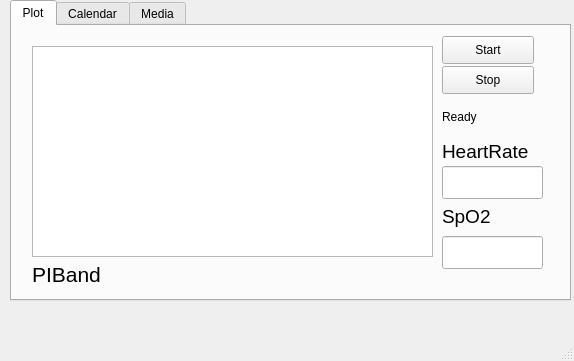
<?xml version="1.0" encoding="UTF-8"?>
<ui version="4.0">
 <class>MainWindow</class>
 <widget class="QMainWindow" name="MainWindow">
  <property name="geometry">
   <rect>
    <x>0</x>
    <y>0</y>
    <width>574</width>
    <height>361</height>
   </rect>
  </property>
  <property name="windowTitle">
   <string>MainWindow</string>
  </property>
  <widget class="QWidget" name="centralwidget">
   <widget class="QTabWidget" name="tabWidget">
    <property name="geometry">
     <rect>
      <x>10</x>
      <y>0</y>
      <width>561</width>
      <height>301</height>
     </rect>
    </property>
    <property name="currentIndex">
     <number>0</number>
    </property>
    <widget class="QWidget" name="tab">
     <attribute name="title">
      <string>Plot</string>
     </attribute>
     <widget class="QPushButton" name="startButton">
      <property name="geometry">
       <rect>
        <x>430</x>
        <y>10</y>
        <width>92</width>
        <height>28</height>
       </rect>
      </property>
      <property name="text">
       <string>Start</string>
      </property>
     </widget>
     <widget class="QPushButton" name="stopButton">
      <property name="geometry">
       <rect>
        <x>430</x>
        <y>40</y>
        <width>92</width>
        <height>28</height>
       </rect>
      </property>
      <property name="text">
       <string>Stop</string>
      </property>
     </widget>
     <widget class="QLabel" name="label_4">
      <property name="geometry">
       <rect>
        <x>430</x>
        <y>80</y>
        <width>67</width>
        <height>21</height>
       </rect>
      </property>
      <property name="text">
       <string>Ready</string>
      </property>
     </widget>
     <widget class="QtCharts::QChartView" name="graphicsView">
      <property name="geometry">
       <rect>
        <x>20</x>
        <y>20</y>
        <width>401</width>
        <height>211</height>
       </rect>
      </property>
     </widget>
     <widget class="QLabel" name="label_5">
      <property name="geometry">
       <rect>
        <x>430</x>
        <y>110</y>
        <width>91</width>
        <height>31</height>
       </rect>
      </property>
      <property name="font">
       <font>
        <pointsize>14</pointsize>
       </font>
      </property>
      <property name="text">
       <string>HeartRate</string>
      </property>
     </widget>
     <widget class="QLineEdit" name="lineEdit_2">
      <property name="geometry">
       <rect>
        <x>430</x>
        <y>140</y>
        <width>101</width>
        <height>33</height>
       </rect>
      </property>
     </widget>
     <widget class="QLabel" name="label_6">
      <property name="geometry">
       <rect>
        <x>430</x>
        <y>180</y>
        <width>91</width>
        <height>21</height>
       </rect>
      </property>
      <property name="font">
       <font>
        <pointsize>14</pointsize>
       </font>
      </property>
      <property name="text">
       <string>SpO2</string>
      </property>
     </widget>
     <widget class="QLineEdit" name="lineEdit_3">
      <property name="geometry">
       <rect>
        <x>430</x>
        <y>210</y>
        <width>101</width>
        <height>33</height>
       </rect>
      </property>
     </widget>
     <widget class="QLabel" name="label">
      <property name="geometry">
       <rect>
        <x>20</x>
        <y>240</y>
        <width>141</width>
        <height>16</height>
       </rect>
      </property>
      <property name="font">
       <font>
        <pointsize>16</pointsize>
       </font>
      </property>
      <property name="text">
       <string>PIBand</string>
      </property>
     </widget>
    </widget>
    <widget class="QWidget" name="tab_3">
     <attribute name="title">
      <string>Calendar</string>
     </attribute>
     <widget class="QCalendarWidget" name="calendarWidget">
      <property name="geometry">
       <rect>
        <x>10</x>
        <y>20</y>
        <width>311</width>
        <height>231</height>
       </rect>
      </property>
      <property name="locale">
       <locale language="English" country="UnitedStates"/>
      </property>
     </widget>
     <widget class="QLabel" name="label_2">
      <property name="geometry">
       <rect>
        <x>340</x>
        <y>20</y>
        <width>111</width>
        <height>16</height>
       </rect>
      </property>
      <property name="text">
       <string>Today's Plan</string>
      </property>
     </widget>
     <widget class="QLineEdit" name="lineEdit">
      <property name="geometry">
       <rect>
        <x>570</x>
        <y>50</y>
        <width>41</width>
        <height>21</height>
       </rect>
      </property>
     </widget>
     <widget class="QPlainTextEdit" name="plainTextEdit">
      <property name="geometry">
       <rect>
        <x>330</x>
        <y>50</y>
        <width>201</width>
        <height>101</height>
       </rect>
      </property>
     </widget>
    </widget>
    <widget class="QWidget" name="tab_2">
     <attribute name="title">
      <string>Media</string>
     </attribute>
    </widget>
   </widget>
  </widget>
  <widget class="QMenuBar" name="menubar">
   <property name="geometry">
    <rect>
     <x>0</x>
     <y>0</y>
     <width>574</width>
     <height>31</height>
    </rect>
   </property>
  </widget>
  <widget class="QStatusBar" name="statusbar"/>
 </widget>
 <layoutdefault spacing="6" margin="11"/>
 <customwidgets>
  <customwidget>
   <class>QtCharts::QChartView</class>
   <extends>QGraphicsView</extends>
   <header location="global">qchartview.h</header>
  </customwidget>
 </customwidgets>
 <resources/>
 <connections/>
</ui>
